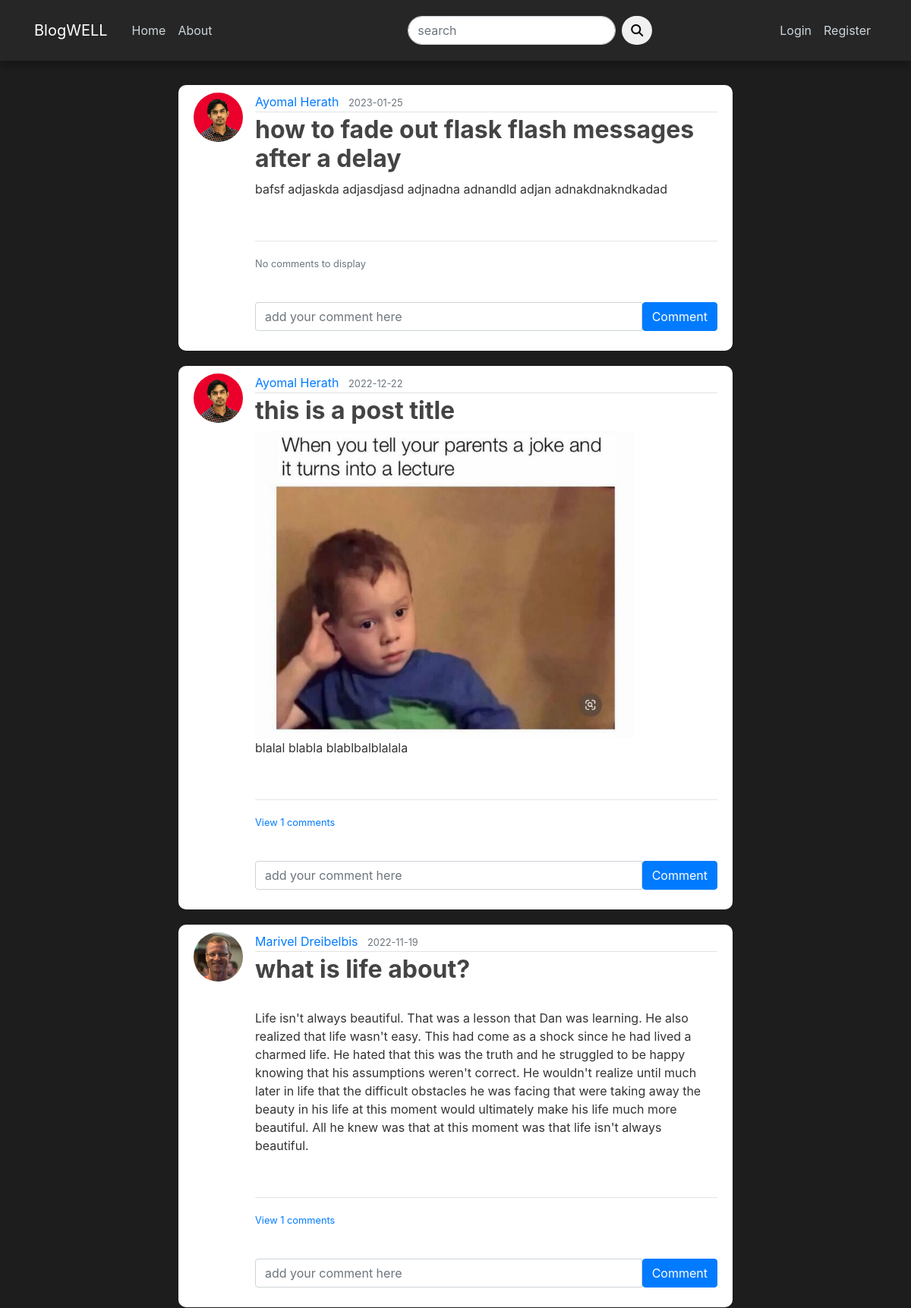
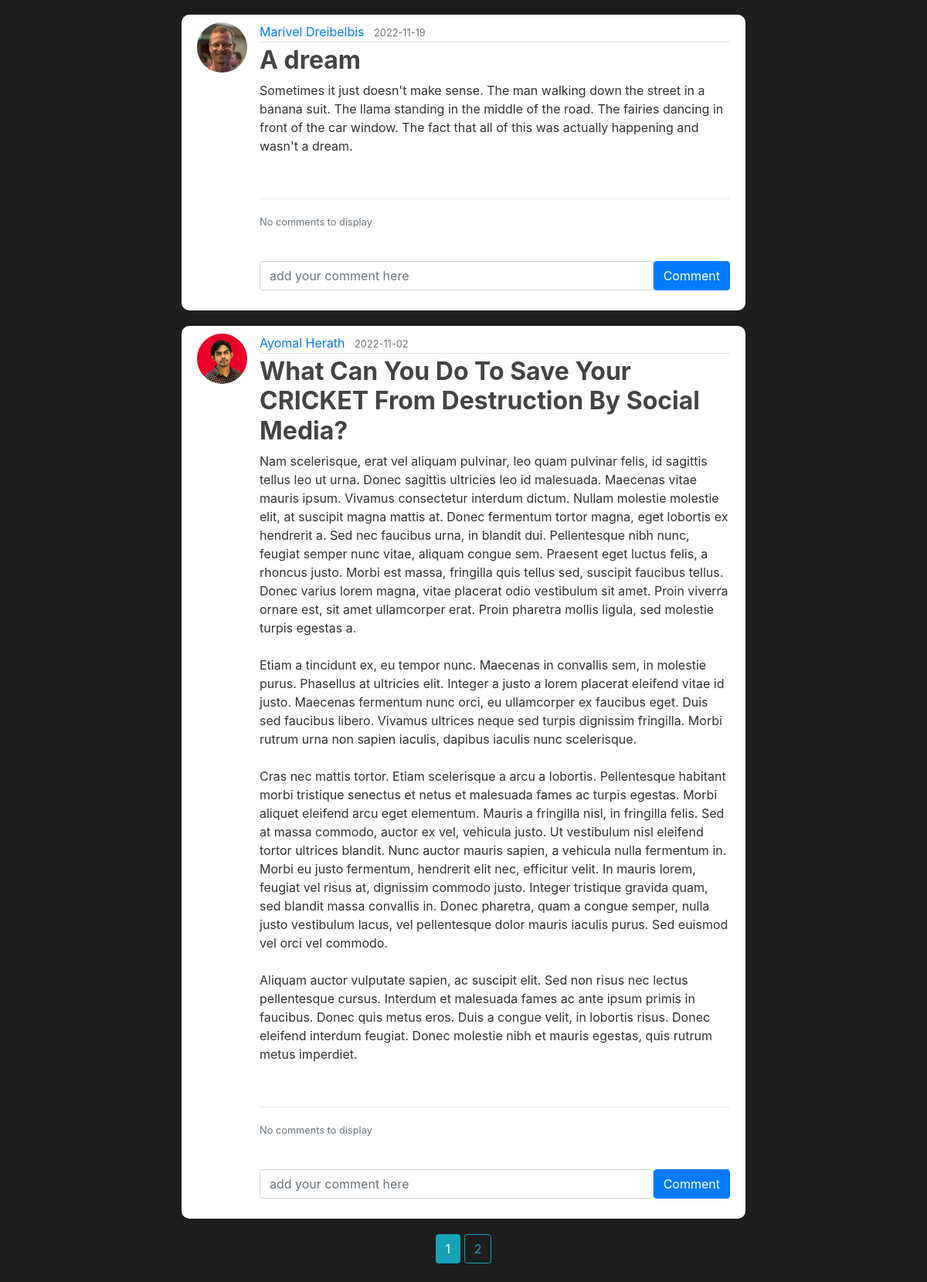
Page /home on the earlier database version (2 pictures, top to bottom).
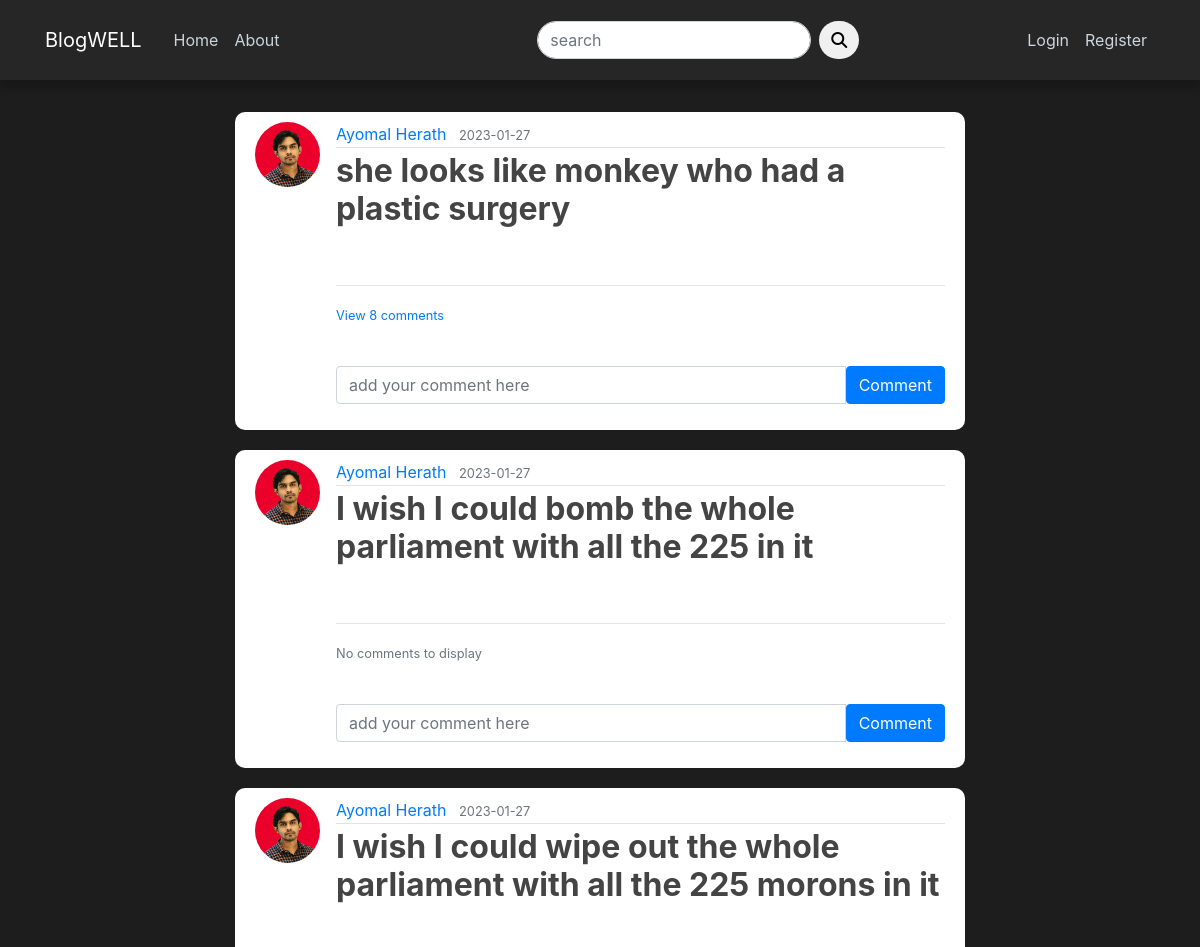
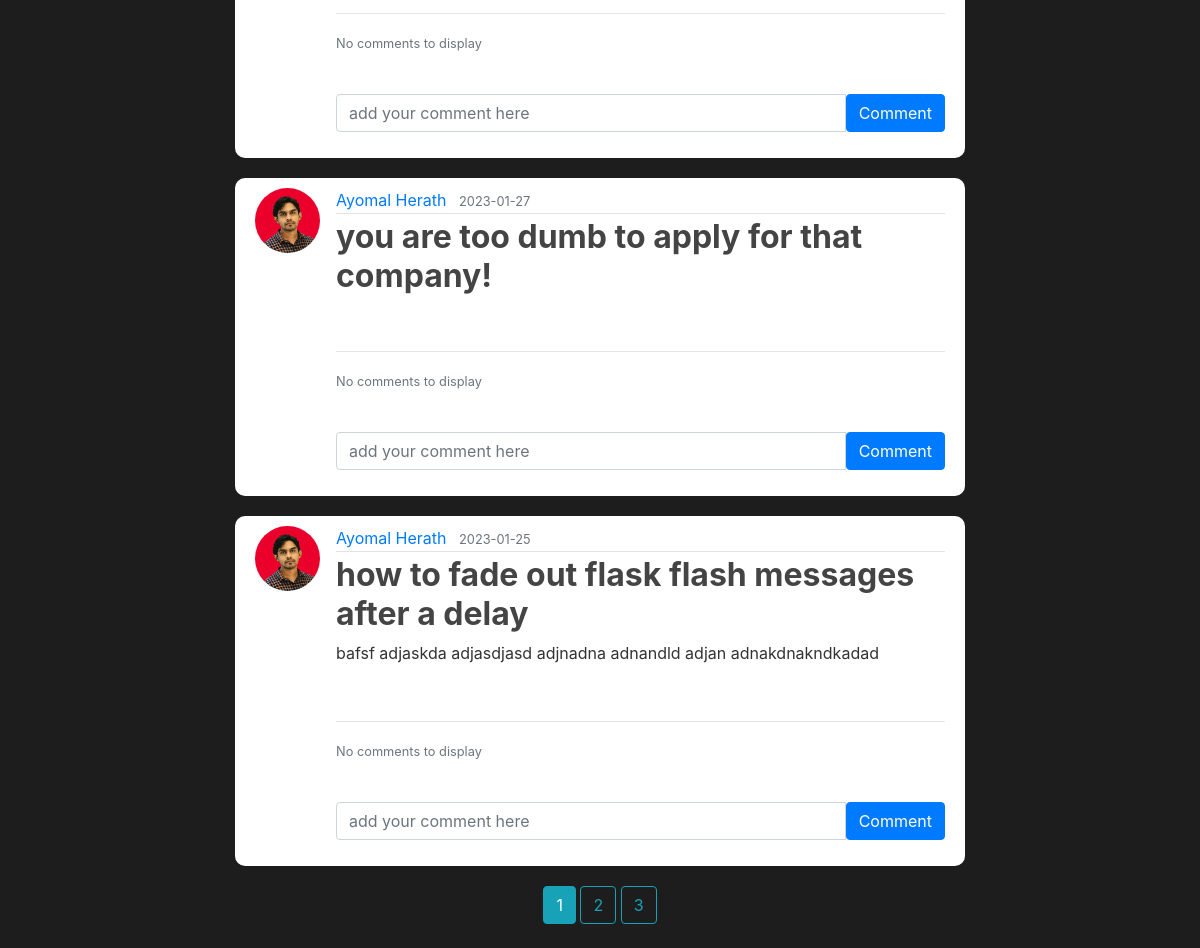
Same page on the later database version (2 pictures, top to bottom).
### blog/models.py (models this page shows, shortened)
class Post(db.Model):
    id = db.Column(db.Integer, primary_key=True)
    title = db.Column(db.String(100), nullable=False)
    date_posted = db.Column(db.DateTime, nullable=False, default=datetime.utcnow)
    content = db.Column(db.Text, nullable=False)
    post_image = db.Column(db.String(200), nullable=True)
    user_id = db.Column(db.Integer, db.ForeignKey('user.id'), nullable=False)
    comments = db.relationship('Comment', backref='post', lazy=True)
    is_offensive = db.Column(db.Boolean, default=False)
    is_clean = db.Column(db.Boolean, default=False)

class User(db.Model, UserMixin):
    id = db.Column(db.Integer, primary_key=True)
    username = db.Column(db.String(20), unique=True, nullable=False)
    email = db.Column(db.String(120), unique=True, nullable=False)
    image_file = db.Column(db.String(20), nullable=False, default='default.jpg')
    password = db.Column(db.String(60), nullable=False)
    posts = db.relationship('Post', backref='author', lazy=True)
    comments = db.relationship('Comment', backref='author', lazy=True)
    is_admin = db.Column(db.Boolean, default=False)

### blog/main/routes.py (the view)
@main.route("/")
@main.route("/home")
def home():
    page = request.args.get('page', 1, type=int)
    posts = Post.query.order_by(Post.date_posted.desc()).paginate(page=page, per_page=5)#pagination and post order
    return render_template('home.html', posts=posts)

### blog/users/forms.py
class SearchForm(FlaskForm):
    searched = StringField('search', validators=[DataRequired()])
    submit = SubmitField('Submit')

### blog/users/routes.py (called while the page is built)
@app.context_processor
def home():
    form = SearchForm()
    return dict(form=form)

### blog/templates/home.html (shortened to what this page needs)
{% extends "layout.html" %}
{% block content %}
    {% for post in posts.items %}
        <article class="media content-section">
            <img src="{{ url_for('static', filename='profile_pics/' + post.author.image_file)}}" class="rounded-circle article-img" alt="">
            <div class="media-body">
            <div class="article-metadata">
                <a class="mr-2" href="{{url_for('users.user_posts', username=post.author.username )}}">{{ post.author.username }}</a>
                <small class="text-muted">{{ post.date_posted.strftime('%Y-%m-%d') }}</small>
            </div>
            <h2><a class="article-title font-weight-bold" href="{{ url_for('posts.post', post_id=post.id)}}">{{ post.title }}</a></h2>
            {% if post.post_image %}
                <div class="post-pic"><img src="{{url_for('static', filename = 'post_images/' + post.post_image)}}" alt="" height="auto" width="500px"></div>
                <div><p class="article-content">{{ post.content }}</p></div>
            {% else %}
                <div><p class="article-content">{{ post.content }}</p></div>
            {% endif %}
            <br><hr>
            <p class="card-text">
                {% if post.comments|length > 0 %}
                <a data-toggle="collapse" href="#comments-{{post.id}}" role="button" aria-expanded="false">
                    <small>View {{post.comments|length }} comments</small>
                </a>
                {% else%}
                <small class="text-muted">No comments to display</small>
                {% endif %}
            </p>
            <br>
            <form action="/comment/{{post.id}}" class="input-group mb-3" method="POST">
                <input type="text" name="text" id="text" class="form-control" placeholder="add your comment here"/>
                <button type="submit" class="btn btn-primary">Comment</button>
            </form>
            </div>
        </article>
    {% endfor %}
    <div class="pagi_btn text-center">
    {% for page_num in posts.iter_pages(left_edge=1, right_edge=1, left_current=1, right_current=2) %}
        {% if page_num %}
            {% if posts.page == page_num %}
                <a href="{{ url_for('main.home', page=page_num )}}" class="btn btn-info mb-4">{{ page_num }}</a>
            {% else %}
                <a href="{{ url_for('main.home', page=page_num )}}" class="btn btn-outline-info mb-4">{{ page_num }}</a>
            {% endif %}
        {% endif %}
    {% endfor %}
    </div>
{% endblock content %}

### blog/templates/layout.html (shortened to what this page needs)
<!DOCTYPE html>
<html lang="en">
<head>
     <link rel="stylesheet" href="https://cdn.jsdelivr.net/npm/bootstrap@4.3.1/dist/css/bootstrap.min.css">
     <link rel="stylesheet" type="text/css" href="{{ url_for('static', filename='main.css') }}">
     <link rel="stylesheet" href="https://cdnjs.cloudflare.com/ajax/libs/font-awesome/6.2.0/css/all.min.css" />
</head>
<body>
    <header class="site-header">
        <nav class="navbar navbar-expand-md navbar-dark bg-steel fixed-top">
          <div class="container">
            <a class="navbar-brand mr-4" href="/home">BlogWELL</a>
            <div class="collapse navbar-collapse" id="navbarToggle">
              <div class="navbar-nav mr-auto">
                {% if current_user.is_admin == True %}
                  <a class="nav-item nav-link" href="{{url_for('main.home')}}">Home</a>
                  <a class="nav-item nav-link" href="{{url_for('main.about')}}">About</a>
                  <a class="nav-item nav-link" href="/admin">Admin</a>
                {% else %}
                  <a class="nav-item nav-link" href="{{url_for('main.home')}}">Home</a>
                  <a class="nav-item nav-link" href="{{url_for('main.about')}}">About</a>
                {% endif %}
              </div>
              <form action="{{ url_for('users.search') }}" method="POST">
                <div class="input-group">
                  <div class="form-outline">
                    <input type="search" name="searched" id="form1" class="form-control" placeholder="search" />
                  </div>
                  <button type="submit" class="btn btn-primary btn-search">
                    <i class="fas fa-search"></i>
                  </button>
                </div>
              </form>
              <div class="navbar-nav">
                {% if current_user.is_authenticated %}
                  <a class="nav-item nav-link" href="{{url_for('posts.new_post')}}">New Post</a>
                  <a class="nav-item nav-link" href="{{url_for('users.account')}}">Account</a>
                  <a class="nav-item nav-link" href="{{url_for('users.logout')}}">Logout</a>
                {% else %}
                  <a class="nav-item nav-link" href="{{url_for('users.login')}}">Login</a>
                  <a class="nav-item nav-link" href="{{url_for('users.register')}}">Register</a>
                {% endif %}
              </div>
            </div>
          </div>
        </nav>
      </header>
      <main role="main" class="container">
        <div class="row">
          <div class="col-md-8 mx-auto">
            {% block content %}{% endblock %}
          </div>
          </div>
      </main>
</body>
</html>

### blog/static/main.css (style rules this page uses)
body { background: #1d1d1d; color: #333333; margin-top: 7rem; }
h1, h2, h3, h4, h5, h6 { color: #444444; }
.bg-steel { background-color: #272626; }
.navbar { height: 5rem; box-shadow: 0 8px 8px 0 rgba(0,0,0,.2); }
.site-header .navbar-nav .nav-link { color: #cbd5db; width: max-content; }
.site-header form { margin-left: 5rem; margin-right: 10rem; }
.site-header .input-group .form-outline .form-control { border-radius: 5rem; }
.site-header .input-group button { margin-left: 0.5rem; background-color: #f0f0f0; border: none; color: #000000; border-radius: 5rem; }
.content-section { background: #ffffff; padding: 10px 20px; border-radius: 10px; margin-bottom: 20px; }
.article-title { color: #444444; }
.article-content { white-space: pre-line; }
.article-img { height: 65px; width: 65px; margin-right: 16px; }
.article-metadata { padding-bottom: 1px; margin-bottom: 4px; border-bottom: 1px solid #e3e3e3 }

Differences in the rows shown:
no longer on this page (row unchanged): Post: image_file (picture), author.username "Ayomal Herath", date_posted "2022-12-22", title "this is a post title", post_image (picture), content "blalal blabla blablbalblalala", comments|length "1"
no longer on this page (row unchanged): Post: image_file (picture), author.username "Marivel Dreibelbis", date_posted "2022-11-19", title "what is life about?", content "Life isn't always beautiful. That was a lesson that Dan was learning. He also realized that life wasn't easy. This had come as a shock since he had lived a charmed life. He hated that this was the truth and he struggled to be happy knowing that his assumptions weren't correct. He wouldn't realize until much later in life that the difficult obstacles he was facing that were taking away the beauty in his life at this moment would ultimately make his life much more beautiful. All he knew was that at this moment was that life isn't always beautiful.", comments|length "1"
no longer on this page (row unchanged): Post: image_file (picture), author.username "Marivel Dreibelbis", date_posted "2022-11-19", title "A dream", content "Sometimes it just doesn't make sense. The man walking down the street in a banana suit. The llama standing in the middle of the road. The fairies dancing in front of the car window. The fact that all of this was actually happening and wasn't a dream.", shows "No comments to display"
no longer on this page (row unchanged): Post: image_file (picture), author.username "Ayomal Herath", date_posted "2022-11-02", title "What Can You Do To Save Your CRICKET From Destruction By Social Media?", content "Nam scelerisque, erat vel aliquam pulvinar, leo quam pulvinar felis, id sagittis tellus leo ut urna. Donec sagittis ultricies leo id malesuada. Maecenas vitae mauris ipsum. Vivamus consectetur interdum dictum. Nullam molestie molestie elit, at suscipit magna mattis at. Donec fermentum tortor magna, eget lobortis ex hendrerit a. Sed nec faucibus urna, in blandit dui. Pellentesque nibh nunc, feugiat semper nunc vitae, aliquam congue sem. Praesent eget luctus felis, a rhoncus justo. Morbi est massa, fringilla quis tellus sed, suscipit faucibus tellus. Donec varius lorem magna, vitae placerat odio vestibulum sit amet. Proin viverra ornare est, sit amet ullamcorper erat. Proin pharetra mollis…", shows "No comments to display"
added Post: image_file (picture), author.username "Ayomal Herath", date_posted "2023-01-27", title "she looks like monkey who had a plastic surgery", comments|length "8"
added Post: image_file (picture), author.username "Ayomal Herath", date_posted "2023-01-27", title "I wish I could bomb the whole parliament with all the 225 in it", shows "No comments to display"
added Post: image_file (picture), author.username "Ayomal Herath", date_posted "2023-01-27", title "I wish I could wipe out the whole parliament with all the 225 morons in it", shows "No comments to display"
added Post: image_file (picture), author.username "Ayomal Herath", date_posted "2023-01-27", title "you are too dumb to apply for that company!", shows "No comments to display"
Other differences:
new list line: "3"
